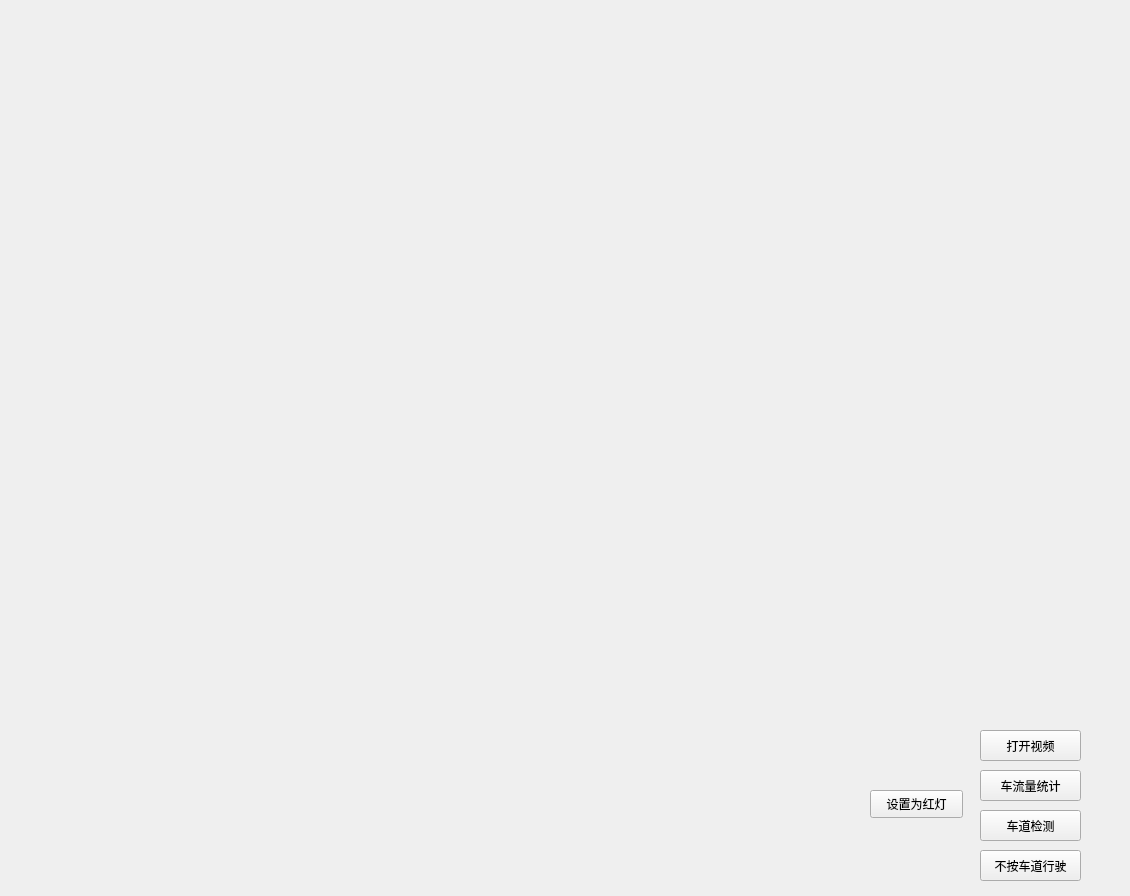
<?xml version="1.0" encoding="UTF-8"?>
<ui version="4.0">
 <class>videoviewClass</class>
 <widget class="QWidget" name="videoviewClass">
  <property name="geometry">
   <rect>
    <x>0</x>
    <y>0</y>
    <width>1130</width>
    <height>896</height>
   </rect>
  </property>
  <property name="windowTitle">
   <string>videoview</string>
  </property>
  <widget class="QPushButton" name="openfile">
   <property name="geometry">
    <rect>
     <x>980</x>
     <y>730</y>
     <width>101</width>
     <height>31</height>
    </rect>
   </property>
   <property name="text">
    <string>打开视频</string>
   </property>
  </widget>
  <widget class="QLabel" name="label">
   <property name="geometry">
    <rect>
     <x>480</x>
     <y>670</y>
     <width>361</width>
     <height>191</height>
    </rect>
   </property>
   <property name="text">
    <string/>
   </property>
  </widget>
  <widget class="QPushButton" name="calculate_cars">
   <property name="geometry">
    <rect>
     <x>980</x>
     <y>770</y>
     <width>101</width>
     <height>31</height>
    </rect>
   </property>
   <property name="text">
    <string>车流量统计</string>
   </property>
  </widget>
  <widget class="QLabel" name="label_2">
   <property name="geometry">
    <rect>
     <x>40</x>
     <y>20</y>
     <width>1031</width>
     <height>601</height>
    </rect>
   </property>
   <property name="text">
    <string/>
   </property>
  </widget>
  <widget class="QLabel" name="label_3">
   <property name="geometry">
    <rect>
     <x>40</x>
     <y>670</y>
     <width>351</width>
     <height>211</height>
    </rect>
   </property>
   <property name="text">
    <string/>
   </property>
  </widget>
  <widget class="QPushButton" name="lane_finder">
   <property name="geometry">
    <rect>
     <x>980</x>
     <y>810</y>
     <width>101</width>
     <height>31</height>
    </rect>
   </property>
   <property name="text">
    <string>车道检测</string>
   </property>
  </widget>
  <widget class="QPushButton" name="cross_lane">
   <property name="geometry">
    <rect>
     <x>980</x>
     <y>850</y>
     <width>101</width>
     <height>31</height>
    </rect>
   </property>
   <property name="text">
    <string>不按车道行驶</string>
   </property>
  </widget>
  <widget class="QPushButton" name="change_light">
   <property name="geometry">
    <rect>
     <x>870</x>
     <y>790</y>
     <width>93</width>
     <height>28</height>
    </rect>
   </property>
   <property name="text">
    <string>设置为红灯</string>
   </property>
  </widget>
 </widget>
 <layoutdefault spacing="6" margin="11"/>
 <resources>
  <include location="videoview.qrc"/>
 </resources>
 <connections>
  <connection>
   <sender>calculate_cars</sender>
   <signal>clicked()</signal>
   <receiver>videoviewClass</receiver>
   <slot>on_pushbutton_2_clicked()</slot>
   <hints>
    <hint type="sourcelabel">
     <x>540</x>
     <y>255</y>
    </hint>
    <hint type="destinationlabel">
     <x>299</x>
     <y>199</y>
    </hint>
   </hints>
  </connection>
  <connection>
   <sender>lane_finder</sender>
   <signal>clicked()</signal>
   <receiver>videoviewClass</receiver>
   <slot>on_pushbutton_3_clicked()</slot>
   <hints>
    <hint type="sourcelabel">
     <x>1001</x>
     <y>838</y>
    </hint>
    <hint type="destinationlabel">
     <x>988</x>
     <y>868</y>
    </hint>
   </hints>
  </connection>
  <connection>
   <sender>cross_lane</sender>
   <signal>clicked()</signal>
   <receiver>videoviewClass</receiver>
   <slot>on_pushbutton_4_clicked()</slot>
   <hints>
    <hint type="sourcelabel">
     <x>1035</x>
     <y>868</y>
    </hint>
    <hint type="destinationlabel">
     <x>939</x>
     <y>866</y>
    </hint>
   </hints>
  </connection>
  <connection>
   <sender>change_light</sender>
   <signal>clicked()</signal>
   <receiver>videoviewClass</receiver>
   <slot>on_change_light_clicked()</slot>
   <hints>
    <hint type="sourcelabel">
     <x>886</x>
     <y>801</y>
    </hint>
    <hint type="destinationlabel">
     <x>804</x>
     <y>882</y>
    </hint>
   </hints>
  </connection>
 </connections>
 <slots>
  <slot>on_openfile_clicked()</slot>
  <slot>on_pushbutton_2_clicked()</slot>
  <slot>on_pushbutton_3_clicked()</slot>
  <slot>on_pushbutton_4_clicked()</slot>
  <slot>on_change_light_clicked()</slot>
 </slots>
</ui>
